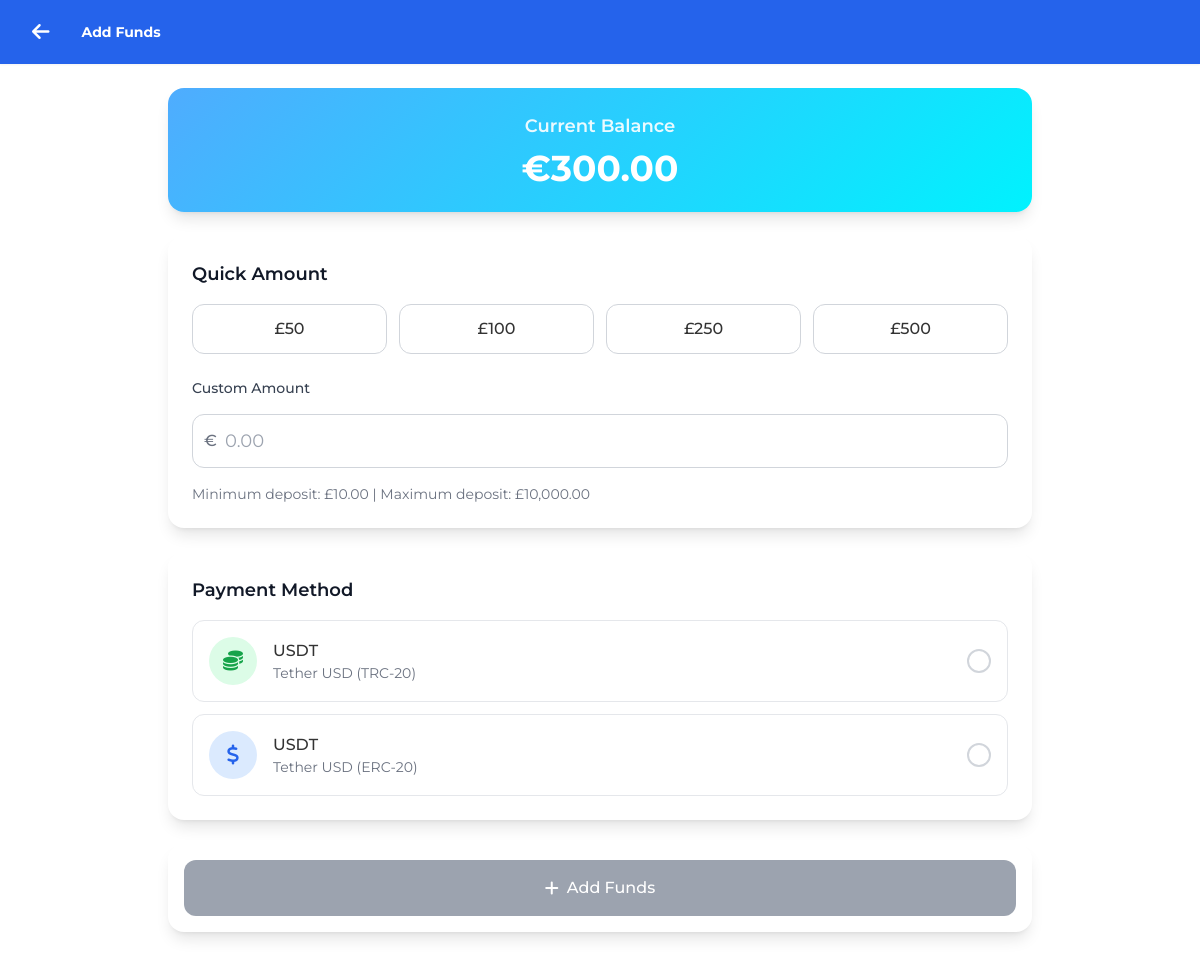
The app's page /deposit (signed in), older data.
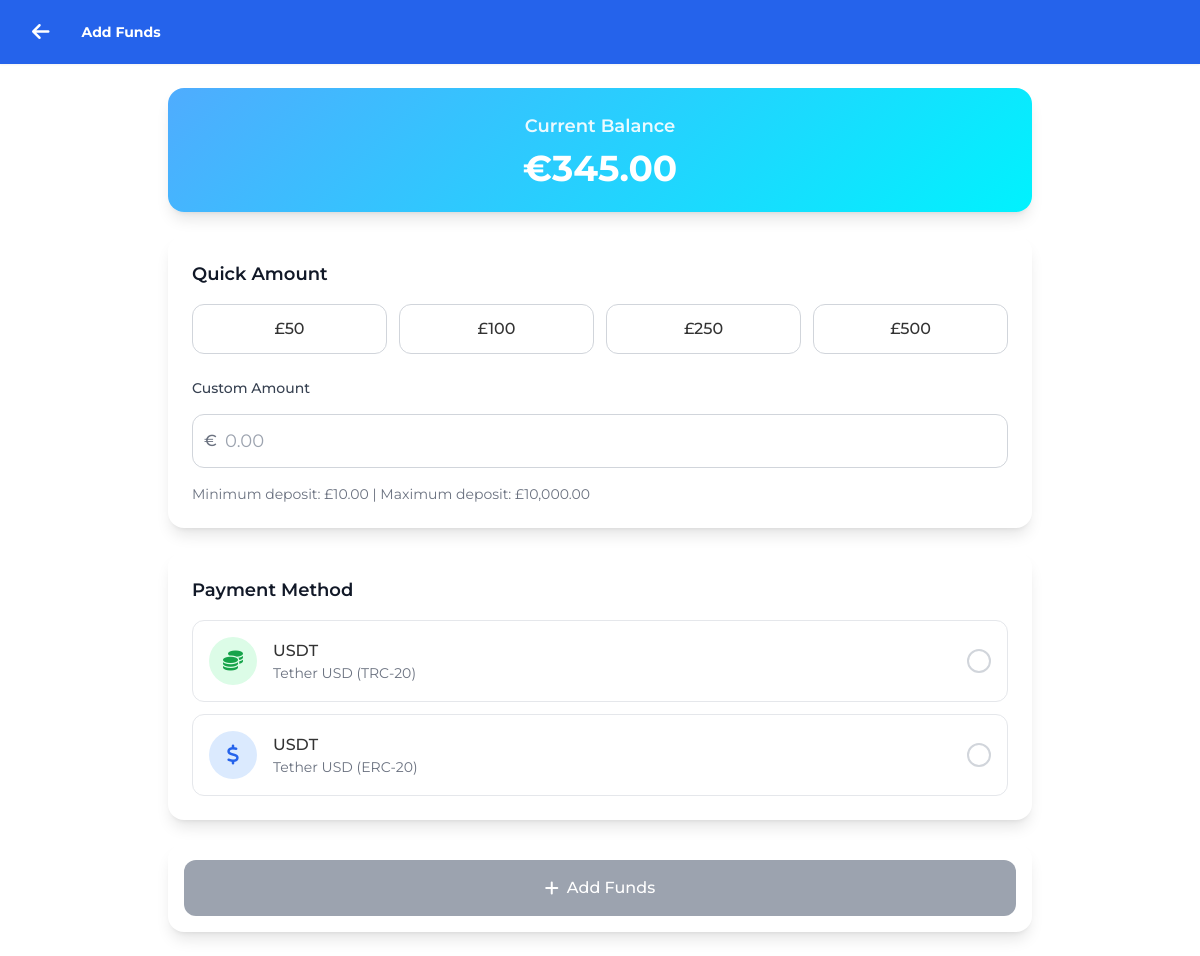
The same page, newer data.
### hotel_app/models.py (models this page shows, shortened)
class User(db.Model, UserMixin):
    __tablename__ = 'user'
    id = db.Column(db.Integer, primary_key=True)
    nickname = db.Column(db.String(80))
    user_id = db.Column(db.String(6), unique=True)
    agent_id = db.Column(db.String(6), unique=True)
    contact = db.Column(db.String(20))
    invitation_code = db.Column(db.String(20))
    member_points = db.Column(db.Integer, default=0)
    trial_bonus = db.Column(db.Float, default=564.00)
    balance = db.Column(db.Float, default=0.00)
    total_deposits = db.Column(db.Float, default=0.0)
    vip_level = db.Column(db.String(10), default='VIP0')
    withdrawal_password = db.Column(db.String(100))
    password_hash = db.Column(db.String(100))
    is_active = db.Column(db.Boolean, default=False)
    created_at = db.Column(db.DateTime, default=datetime.utcnow)
    session_locked = db.Column(db.Boolean, default=False)
    total_commission_earned = db.Column(db.Float, default=0.0)
    first_session_completed = db.Column(db.Boolean, default=False)
    session_reset_date = db.Column(db.String)
    bound_wallet_type = db.Column(db.String(20))
    max_first_session_reservations = db.Column(db.Integer, default=35)
    wallet_bound_at = db.Column(db.DateTime)
    second_session_reservations_count = db.Column(db.Integer, default=0)
    second_session_commission = db.Column(db.Float, default=0.0)
    bound_wallet_address = db.Column(db.String(200))
    first_session_commission = db.Column(db.Float, default=0.0)
    first_session_reservations_count = db.Column(db.Integer, default=0)
    current_session = db.Column(db.String(10), default='first')
    revolut_name = db.Column(db.String(100))
    revolut_iban = db.Column(db.String(50))
    revolut_revtag = db.Column(db.String(20))
    ip_address = db.Column(db.String(45))  # IPv6 can be up to 45 characters
    country = db.Column(db.String(100))
    country_code = db.Column(db.String(2))
    region = db.Column(db.String(100))
    city = db.Column(db.String(100))
    latitude = db.Column(db.Float)
    longitude = db.Column(db.Float)
    timezone = db.Column(db.String(50))
    isp = db.Column(db.String(255))
    last_location_update = db.Column(db.DateTime, default=datetime.utcnow)
    reservations = db.relationship('Reservation', backref='user', cascade="all, delete-orphan",
        passive_deletes=True,lazy=True)
    deposit_requests = db.relationship('DepositRequest', backref='user', lazy=True)
    withdrawal_requests = db.relationship('WithdrawalRequest', backref='user', lazy=True)
    hotel_assignments = db.relationship('UserHotelAssignment', backref='user',cascade="all, delete-orphan",
        passive_deletes=True, lazy=True)
    hotel_ratings = db.relationship('UserHotelRating', backref='user', lazy=True)

### hotel_app/routes.py (the view, shortened to what this page needs)
@app.route('/deposit', methods=['GET', 'POST'])
def deposit():
    print("=== DEPOSIT ROUTE CALLED ===")
    if 'user_id' not in session:
        return redirect(url_for('login'))
    user = User.query.get(session['user_id'])
    if not user:
        flash('User not found', 'error')
        return redirect(url_for('login'))
    return render_template('deposit.html', user=user)

### hotel_app/__init__.py (called while the page is built)
@login_manager.user_loader
def load_user(user_id):
    return User.query.get(int(user_id))

### hotel_app/routes.py (called while the page is built)
@app.before_request
def check_admin_routes():
    if request.endpoint and request.endpoint.startswith('admin_') and request.endpoint != 'admin_login':
        if 'admin_id' not in session:
            return redirect(url_for('admin_login'))

### hotel_app/templates/deposit.html (shortened to what the changed rows need)
<!DOCTYPE html>
<html lang="en">
    <head>
        <link rel="stylesheet" href="https://cdnjs.cloudflare.com/ajax/libs/font-awesome/6.4.0/css/all.min.css">
        <link rel="stylesheet" href="{{ url_for('static', filename='css/user.css') }}">
        <link rel="stylesheet" href="{{ url_for('static', filename='css/translate.css') }}">
        <script src="https://cdn.tailwindcss.com"></script>
    </head>
    <body class="luxury-bg min-h-screen">
        <header class="sticky h-16 top-0 z-50 bg-[#2563eb] shadow-sm py-2 md:py-4 px-4 md:px-8">
            <div class="flex items-center justify-start gap-8 text-white h-full">
                <h1 data-translate class="text-white text-sm md:text-md font-bold">Add Funds</h1>
            </div>
        </header>
        <div class="max-w-4xl mx-auto px-4 py-6 space-y-6">
            <div class="deposit-gradient rounded-2xl shadow-lg p-6 text-white">
                <div class="text-center">
                    <div class="mt-2">
                        <span class="text-3xl md:text-4xl font-bold">€{{ "%.2f"|format(user.balance) }}</span>
                    </div>
                </div>
            </div>
        </div>
    </body>
</html>

Row changes from the older to the newer data that the page shows:
changed User: balance "300.00" → "345.00"
